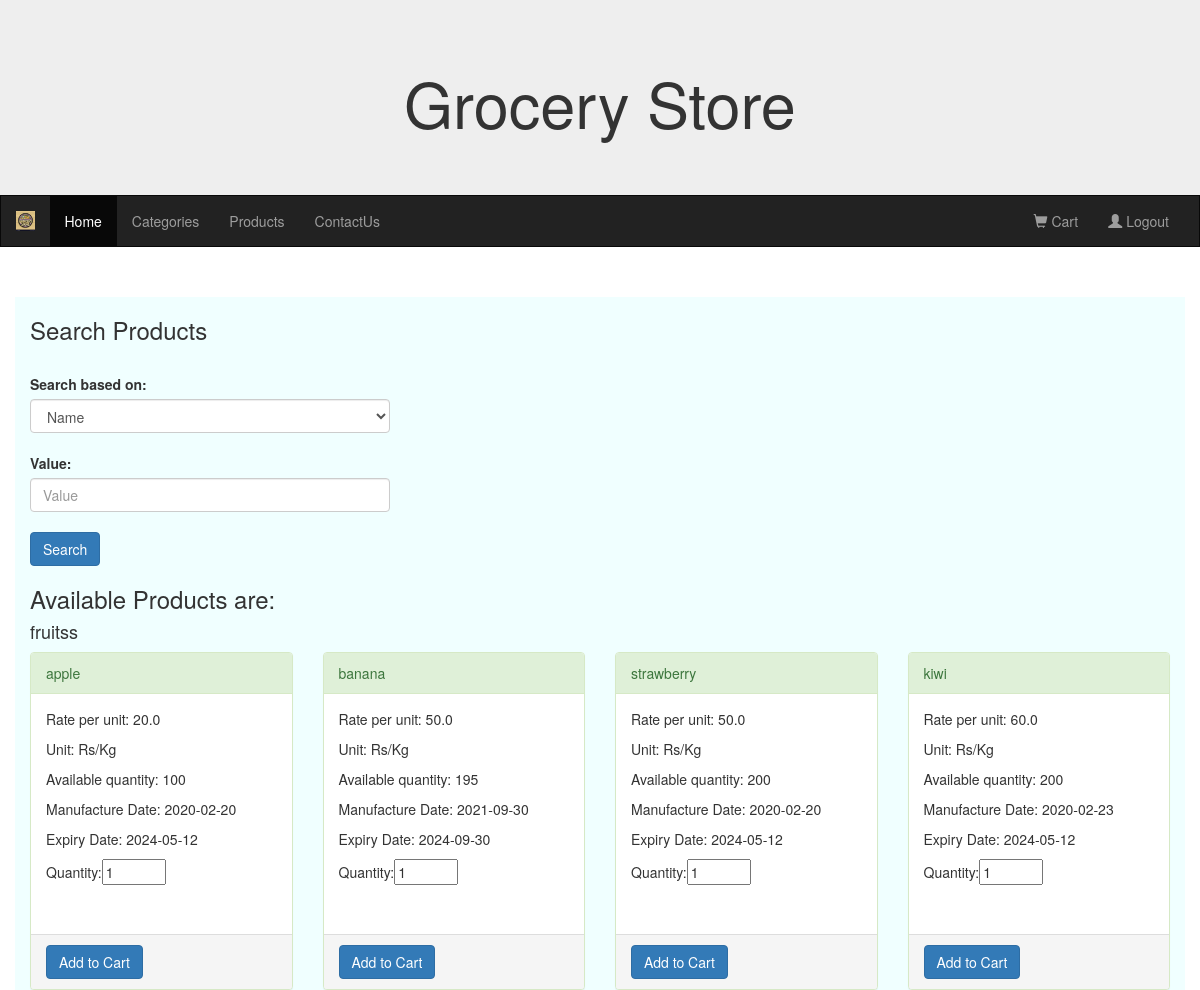
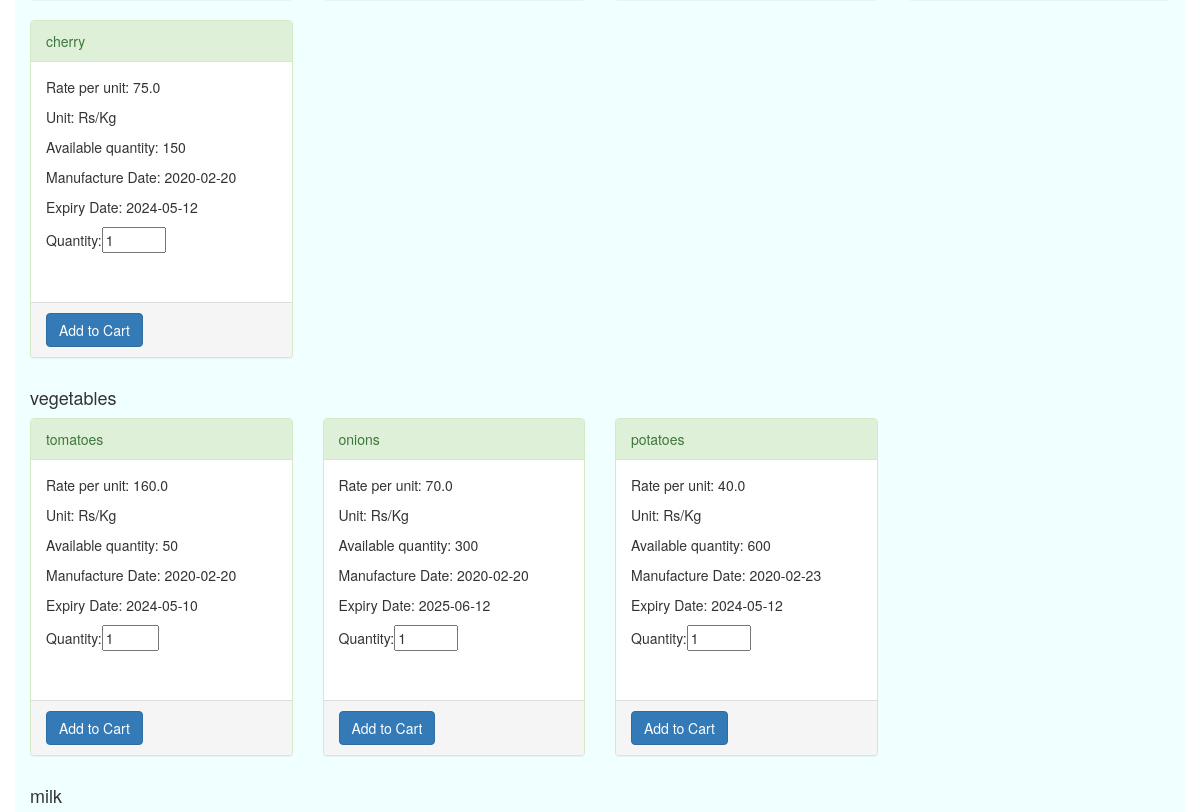
Page /user_products (signed in, upper part) on the earlier database version (2 pictures, top to bottom).
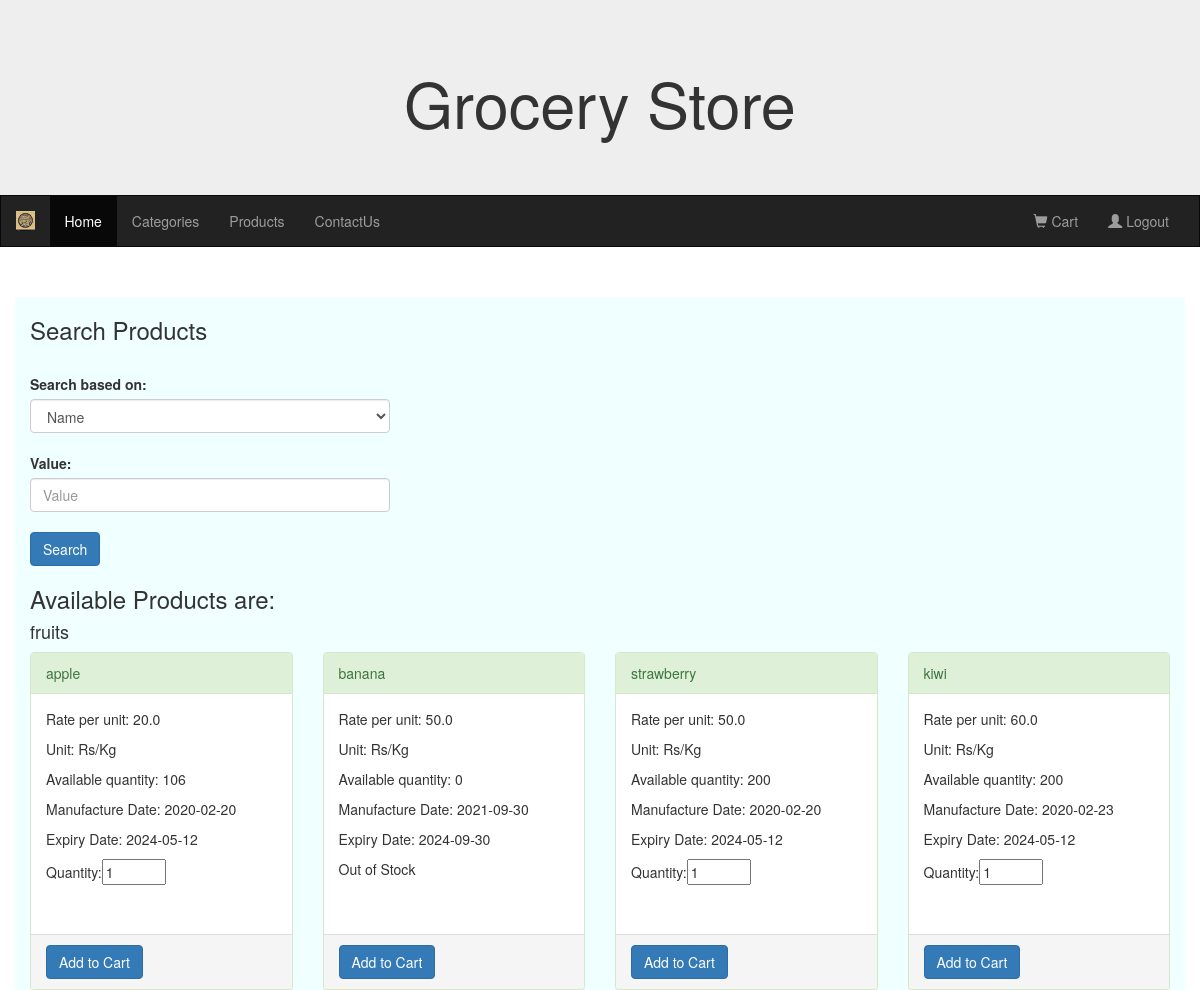
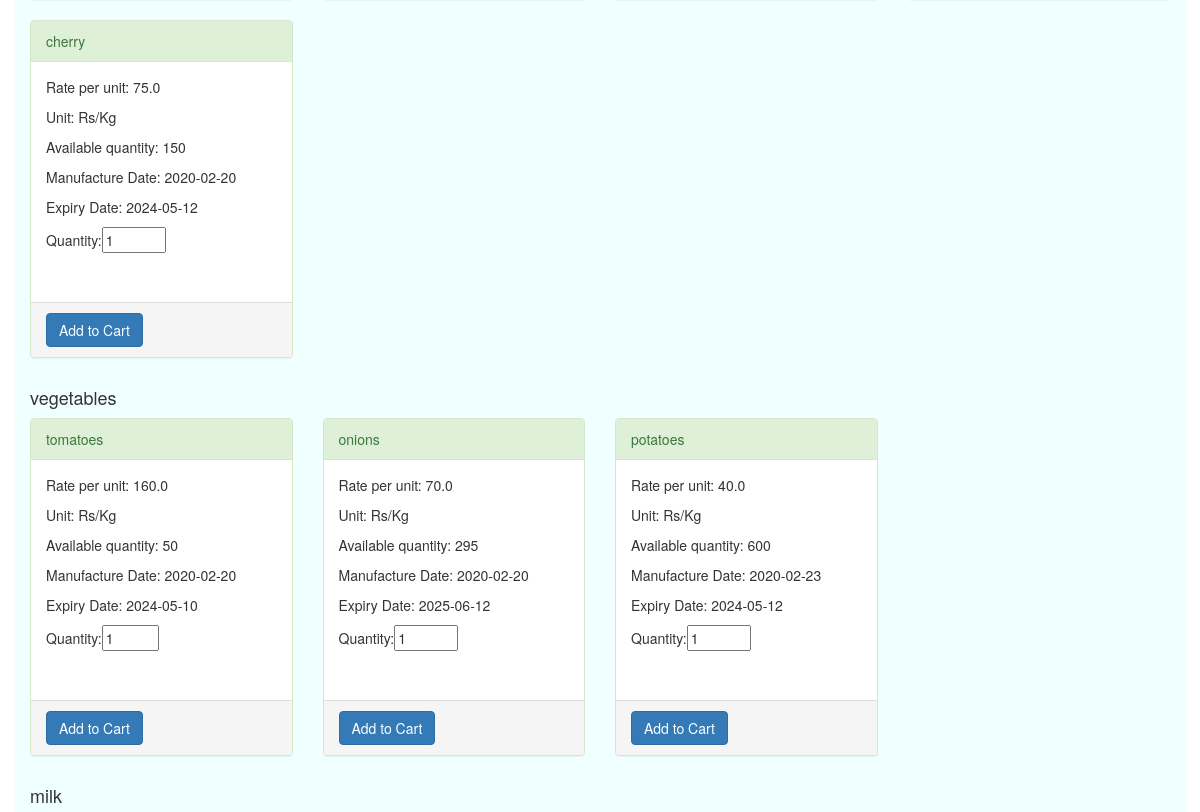
Same page on the later database version (2 pictures, top to bottom).
### models.py (models this page shows)
class Products(db.Model):
    id = db.Column(db.Integer, nullable=False, autoincrement=True, unique=True, primary_key=True)
    name = db.Column(db.String, unique=True, nullable=False)
    manufacture_date = db.Column(db.DateTime, nullable=False)
    expiry_date = db.Column(db.DateTime, nullable=False)
    rate_per_unit=db.Column(db.Float, nullable=False)
    unit=db.Column(db.String, nullable=False, default="Rs/kg")
    available_quantity=db.Column(db.Integer, nullable=False)
    category_id=db.Column(db.Integer, db.ForeignKey("categories.id"), nullable=False)
    categories=db.relationship("Categories", backref='products', primaryjoin='Products.category_id == Categories.id')

class Categories(db.Model):
    id = db.Column(db.Integer, nullable=False, autoincrement=True, unique=True, primary_key=True)
    name = db.Column(db.String, nullable=False, unique=True)
    img_url = db.Column(db.String, nullable=True)

### routes.py (the view, shortened to what this page needs)
@routes.route("/user_products", methods=["GET", "POST"])
@login_required
def user_products():
    category_name = request.args.get('category')
    products = Products.query.options(joinedload(Products.categories)).order_by(Products.category_id).all()
    if not products:
        flash("No Products found.","success")
    products_grouped = {}
    for product in products:
        category_name = product.categories.name
        if category_name not in products_grouped:
            products_grouped[category_name] = []
        products_grouped[category_name].append(product)
    return render_template("user_products.html", products_grouped=products_grouped)

### app.py (called while the page is built)
def create_app():
    app = Flask(__name__)
    app.static_url_path = '/static'
    app.secret_key = "KEY"
    app.config['SQLALCHEMY_DATABASE_URI'] = 'sqlite:///grocery_store.db'
    db.init_app(app)
    migrate.init_app(app, db)
    login_manager.login_view = 'routes.login'  # Set the login view function name
    login_manager.init_app(app)
    @login_manager.user_loader
    def load_user(user_id):
        return Users.query.get(int(user_id))
    app.register_blueprint(routes)
    return app

### templates/user_products.html (shortened to what this page needs)
{% extends "user_base.html" %}
{% block div %}
<div class="row">
    <div class="col-md-4">
    <form action="/user_products" method="post">
    <h3>Search Products</h3>
    <br>
    <label for='field' class="form-label">Search based on:</label><br>
    <select class="form-control" name="field" aria-label="Default select example" required>
        <option selected name="name" value="name">Name</option>
    </select>
    <br>
    <label for='value' class="form-label">Value:</label>
    <input type="text" class="form-control" name="value" id="value" placeholder="Value" required>
    <br>
    <input type="submit" class="btn btn-primary" name="submit" id="submit" value="Search">
    <br>
    </form>
    </div>
</div>
<div class="row">
    <div class="col-md-12">
      <h3>Available Products are:</h3>
      {% for category, products in products_grouped.items() %}
        <h4>{{ category }}</h4>
        <div class="row">
          {% for product in products %}
          <div class="col-md-3">
            <div class="panel panel-success">
                <div class="panel-heading">{{product.name}}</div>
                <form action="/add_to_cart/{{product.id}}" method="post">
                <div class="panel-body" style="height: 240px;">
                    <p>Rate per unit: {{product.rate_per_unit}}</p>
                    <p>Unit: {{product.unit}}</p>
                    <p>Available quantity: {{product.available_quantity}}</p>
                    <p>Manufacture Date: {{product.manufacture_date.strftime('%Y-%m-%d')}}</p>
                    <p>Expiry Date: {{product.expiry_date.strftime('%Y-%m-%d')}}</p>
                    {% if product.available_quantity==0 %} <p> Out of Stock</p>
                    {% else %}<p>Quantity:<input type="number" value="1" min="1" max="{{product.available_quantity}}" name="qty"> </p>
                    {% endif %}
                </div>
                <div class="panel-footer">
                    <input type="submit" class="btn btn-primary" name="add_to_cart" value="Add to Cart">
                </div>
              </form>
            </div>
        </div>
          {% endfor %}
        </div>
      {% endfor %}
    </div>
  </div>
{% endblock %}

Differences in the rows shown:
changed Products "apple": name "fruitss" → "fruits"; available_quantity "100" → "106"
changed Products "banana": available_quantity "195" → "0"; qty "1" → (not shown); available_quantity "Quantity:" → "Out of Stock"
changed Products "onions": available_quantity "300" → "295"
